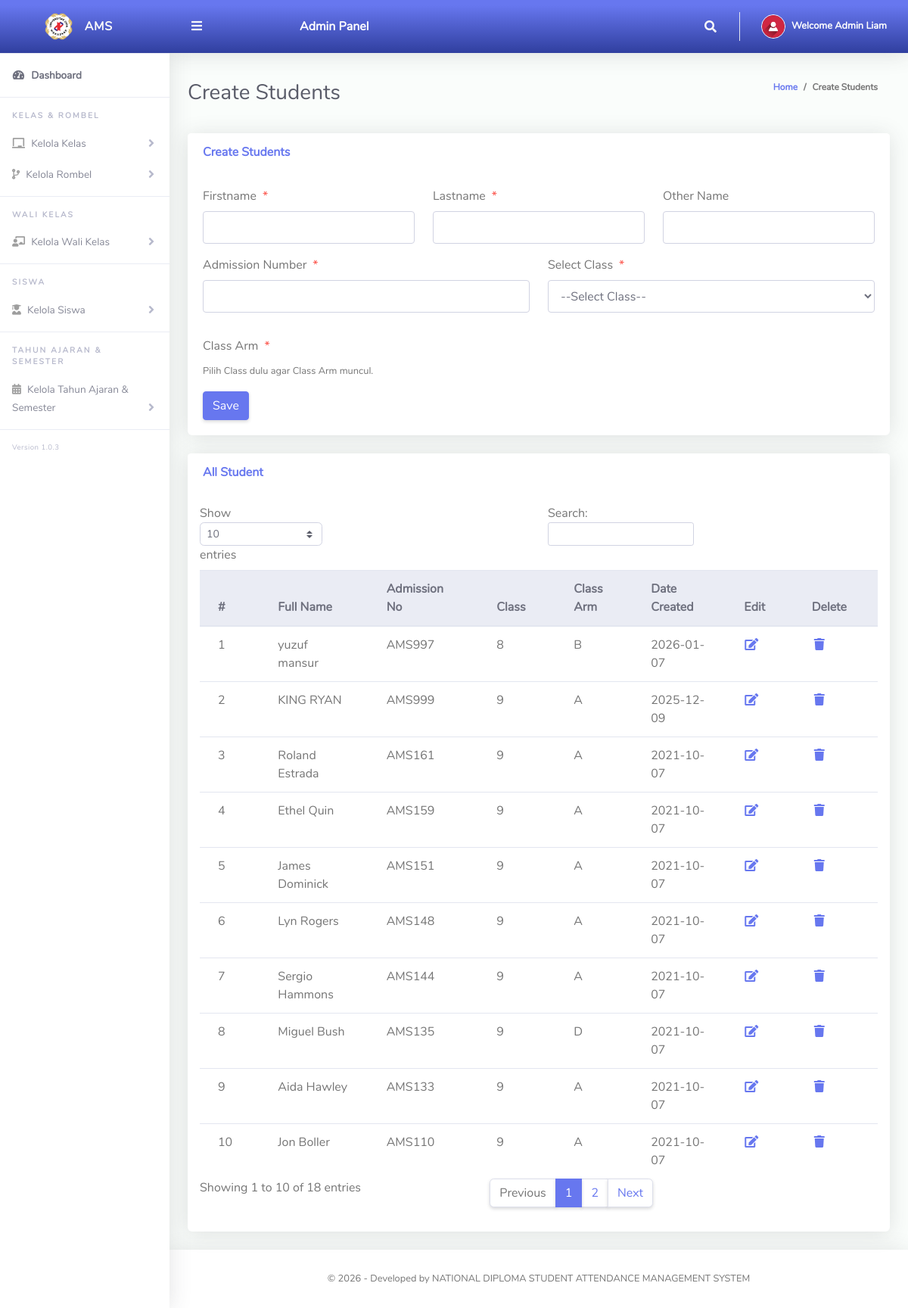
Page /Admin/createStudents.php (signed in) on the committed database.
### tables this page shows
CREATE TABLE `tblstudents` (
  `Id` int(10) NOT NULL,
  `fullName` varchar(150) NOT NULL,
  `admissionNumber` varchar(50) NOT NULL,
  `password` varchar(50) NOT NULL,
  `classId` varchar(10) NOT NULL,
  `classArmId` varchar(10) NOT NULL,
  `dateCreated` varchar(50) NOT NULL
);

CREATE TABLE `tblclass` (
  `Id` int(10) NOT NULL,
  `className` varchar(255) NOT NULL
);

CREATE TABLE `tblclassarms` (
  `Id` int(10) NOT NULL,
  `classId` varchar(10) NOT NULL,
  `classArmName` varchar(255) NOT NULL,
  `isAssigned` varchar(10) NOT NULL
);

### Admin/createStudents.php (the view, shortened to what this page needs)
<?php
require_once __DIR__ . '/../Includes/dbcon.php';
function h($s){ return htmlspecialchars((string)$s, ENT_QUOTES, 'UTF-8'); }
  ?>
  <?php
$Id = null;
?>
<!DOCTYPE html>
<html lang="en">
<head>
  <link href="../vendor/fontawesome-free/css/all.min.css" rel="stylesheet" type="text/css">
  <link href="../vendor/bootstrap/css/bootstrap.min.css" rel="stylesheet" type="text/css">
  <link href="css/ruang-admin.min.css" rel="stylesheet">
</head>
<body id="page-top">
<div id="wrapper">
  <?php include "Includes/sidebar.php";?>
  <div id="content-wrapper" class="d-flex flex-column">
    <div id="content">
      <?php include "Includes/topbar.php";?>
      <div class="container-fluid" id="container-wrapper">
        <div class="d-sm-flex align-items-center justify-content-between mb-4">
          <h1 class="h3 mb-0 text-gray-800">Create Students</h1>
          <ol class="breadcrumb">
            <li class="breadcrumb-item"><a href="./">Home</a></li>
            <li class="breadcrumb-item active" aria-current="page">Create Students</li>
          </ol>
        </div>
        <div class="row">
          <div class="col-lg-12">
            <div class="card mb-4">
              <div class="card-header py-3 d-flex flex-row align-items-center justify-content-between">
                <h6 class="m-0 font-weight-bold text-primary">Create Students</h6>
              </div>
              <div class="card-body">
                <form method="post">
                  <div class="form-group row mb-3">
                    <div class="col-xl-4">
                      <label class="form-control-label">Firstname<span class="text-danger ml-2">*</span></label>
                      <input type="text" class="form-control" name="firstName"
                             value="<?php
                             ?>">
                    </div>
                    <div class="col-xl-4">
                      <label class="form-control-label">Lastname<span class="text-danger ml-2">*</span></label>
                      <input type="text" class="form-control" name="lastName"
                             value="<?php
                             ?>">
                    </div>
                    <div class="col-xl-4">
                      <label class="form-control-label">Other Name</label>
                      <input type="text" class="form-control" name="otherName"
                             value="<?php
                             ?>">
                    </div>
                  </div>
                  <div class="form-group row mb-3">
                    <div class="col-xl-6">
                      <label class="form-control-label">Admission Number<span class="text-danger ml-2">*</span></label>
                      <input type="text" class="form-control" required name="admissionNumber"
                             value="<?php echo h($row['admissionNumber'] ?? ''); ?>">
                    </div>
                    <div class="col-xl-6">
                      <label class="form-control-label">Select Class<span class="text-danger ml-2">*</span></label>
                      <?php
                        $qry= "SELECT * FROM tblclass ORDER BY className ASC";
                        $result = $conn->query($qry);
                        if ($result && $result->num_rows > 0){
                          echo '<select required name="classId" onchange="classArmDropdown(this.value)" class="form-control mb-3">';
                          echo '<option value="">--Select Class--</option>';
                          echo '</select>';
                        } else {
                          echo "<div class='text-danger'>Tidak ada data class.</div>";
                        }
                      ?>
                    </div>
                  </div>
                  <div class="form-group row mb-3">
                    <div class="col-xl-6">
                      <label class="form-control-label">Class Arm<span class="text-danger ml-2">*</span></label>
                      <small class="text-muted">Pilih Class dulu agar Class Arm muncul.</small>
                    </div>
                  </div>
                  <?php if ($Id): ?>
                    <button type="submit" name="update" class="btn btn-warning">Update</button>
                  <?php else: ?>
                    <button type="submit" name="save" class="btn btn-primary">Save</button>
                  <?php endif; ?>
                </form>
              </div>
            </div>
            <div class="card mb-4">
              <div class="card-header py-3 d-flex flex-row align-items-center justify-content-between">
                <h6 class="m-0 font-weight-bold text-primary">All Student</h6>
              </div>
              <div class="table-responsive p-3">
                <table class="table align-items-center table-flush table-hover" id="dataTableHover">
                  <thead class="thead-light">
                    <tr>
                      <th>#</th>
                      <th>Full Name</th>
                      <th>Admission No</th>
                      <th>Class</th>
                      <th>Class Arm</th>
                      <th>Date Created</th>
                      <th>Edit</th>
                      <th>Delete</th>
                    </tr>
                  </thead>
                  <tbody>
                    <?php
                      $query = "
                        SELECT
                          s.Id, s.fullName, s.admissionNumber, s.dateCreated,
                          c.className, a.classArmName
                        FROM tblstudents s
                        INNER JOIN tblclass c ON c.Id = s.classId
                        INNER JOIN tblclassarms a ON a.Id = s.classArmId
                        ORDER BY s.Id DESC
                      ";
                      $rs = $conn->query($query);
                      $sn = 0;
                      if ($rs && $rs->num_rows > 0) {
                        while ($r = $rs->fetch_assoc()) {
                          $sn++;
                          echo "
                            <tr>
                              <td>".$sn."</td>
                              <td>".h($r['fullName'])."</td>
                              <td>".h($r['admissionNumber'])."</td>
                              <td>".h($r['className'])."</td>
                              <td>".h($r['classArmName'])."</td>
                              <td>".h($r['dateCreated'])."</td>
                              <td><a href='?action=edit&Id=".((int)$r['Id'])."'><i class='fas fa-fw fa-edit'></i></a></td>
                              <td><a href='?action=delete&Id=".((int)$r['Id'])."' onclick='return confirm(\"Delete this student?\");'><i class='fas fa-fw fa-trash'></i></a></td>
                            </tr>
                          ";
                        }
                      } else {
                        echo "<tr><td colspan='8' class='text-center'>No Record Found!</td></tr>";
                      }
                    ?>
                  </tbody>
                </table>
              </div>
            </div>
          </div>
        </div>
      </div>
    </div>
    <?php include "Includes/footer.php";?>
  </div>
</div>
</body>
</html>

### Admin/Includes/topbar.php (shortened to what this page needs)
<?php
$fullName = "Administrator";
if (isset($_SESSION['userId'])) {
    $adminId = (int) $_SESSION['userId'];
    $q = "SELECT firstName, lastName FROM tbladmin WHERE Id = '$adminId' LIMIT 1";
    $rs = $conn->query($q);
    if ($rs && $rs->num_rows === 1) {
        $row = $rs->fetch_assoc();
        $fullName = $row['firstName'] . " " . $row['lastName'];
    }
}
?>
<nav class="navbar navbar-expand navbar-light bg-gradient-primary topbar mb-4 static-top">
    <button id="sidebarToggleTop" class="btn btn-link rounded-circle mr-3">
        <i class="fa fa-bars"></i>
    </button>
    <div class="text-white big" style="margin-left:100px;"><b>Admin Panel</b></div>
    <ul class="navbar-nav ml-auto">
        <li class="nav-item dropdown no-arrow d-none d-sm-block">
            <a class="nav-link dropdown-toggle" href="#" id="searchDropdown" role="button" data-toggle="dropdown"
               aria-haspopup="true" aria-expanded="false">
                <i class="fas fa-search fa-fw"></i>
            </a>
        </li>
        <li class="nav-item dropdown no-arrow">
            <a class="nav-link dropdown-toggle" href="#" id="userDropdown" role="button" data-toggle="dropdown"
               aria-haspopup="true" aria-expanded="false">
                <img class="img-profile rounded-circle" src="img/user-icn.png" style="max-width: 60px">
                <span class="ml-2 d-none d-lg-inline text-white small">
                    <b>Welcome <?php echo htmlspecialchars($fullName); ?></b>
                </span>
            </a>
        </li>
    </ul>
</nav>

### rows in the picture
tblstudents: fullName "yuzuf mansur", admissionNumber "AMS997", classId.className "8", classArmId.classArmName "B", dateCreated "2026-01-07"
tblstudents: fullName "KING RYAN", admissionNumber "AMS999", classId.className "9", classArmId.classArmName "A", dateCreated "2025-12-09"
tblstudents: fullName "Roland Estrada", admissionNumber "AMS161", classId.className "9", classArmId.classArmName "A", dateCreated "2021-10-07"
tblstudents: fullName "Ethel Quin", admissionNumber "AMS159", classId.className "9", classArmId.classArmName "A", dateCreated "2021-10-07"
tblstudents: fullName "James Dominick", admissionNumber "AMS151", classId.className "9", classArmId.classArmName "A", dateCreated "2021-10-07"
tblstudents: fullName "Lyn Rogers", admissionNumber "AMS148", classId.className "9", classArmId.classArmName "A", dateCreated "2021-10-07"
tblstudents: fullName "Sergio Hammons", admissionNumber "AMS144", classId.className "9", classArmId.classArmName "A", dateCreated "2021-10-07"
tblstudents: fullName "Miguel Bush", admissionNumber "AMS135", classId.className "9", classArmId.classArmName "D", dateCreated "2021-10-07"
tblstudents: fullName "Aida Hawley", admissionNumber "AMS133", classId.className "9", classArmId.classArmName "A", dateCreated "2021-10-07"
tblstudents: fullName "Jon Boller", admissionNumber "AMS110", classId.className "9", classArmId.classArmName "A", dateCreated "2021-10-07"

### other values in the picture
$fullName "Admin Liam"
